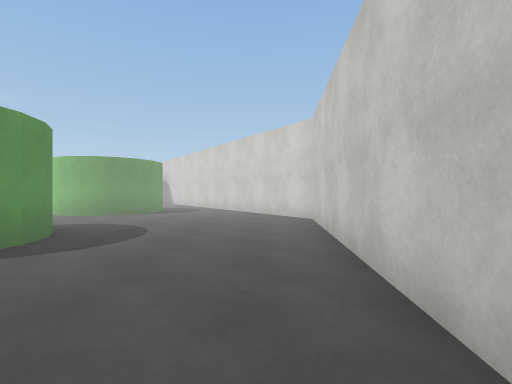
View 1 (above)

24 first-person views from a walk through a Unity game level. The camera is 1.2 m above the floor, looks level and sees 85° across. The floor is counted in squares, 2 m on a side. Each view is taken from the middle of a square. On the plan, view 1 faces up. The plan holds only what a view shows up to about 9 squares ahead; the rest is blank. The place goes on beyond the plan. Surface patterns are stand-ins for the level's own textures.

View 2
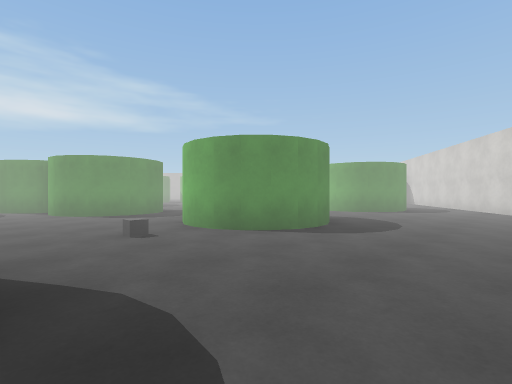

View 3
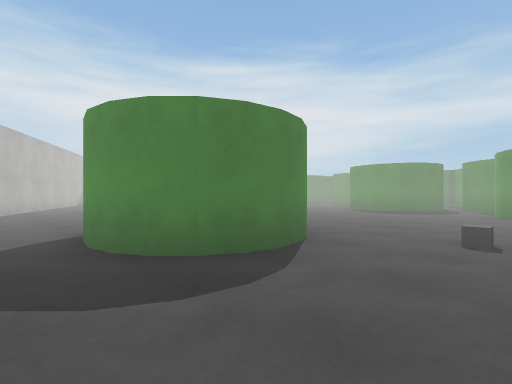

View 4
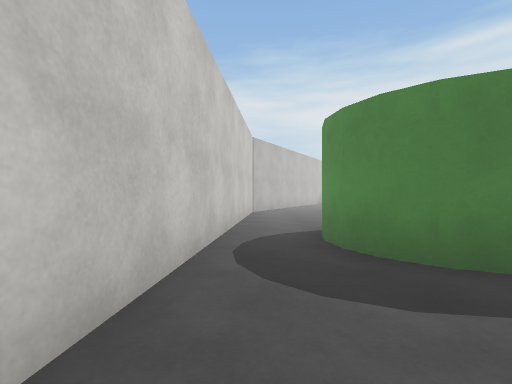

View 5
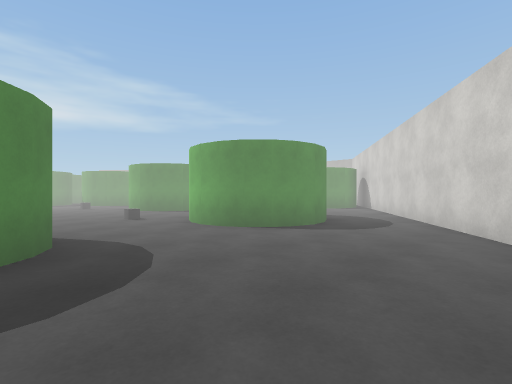

View 6
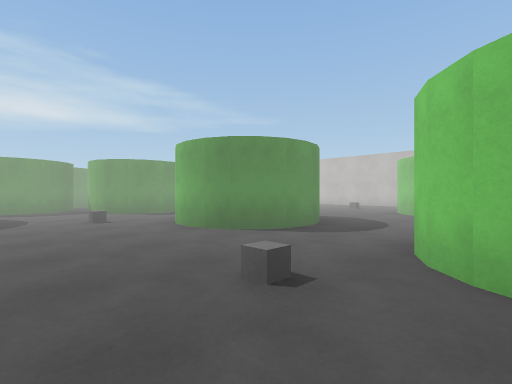

View 7
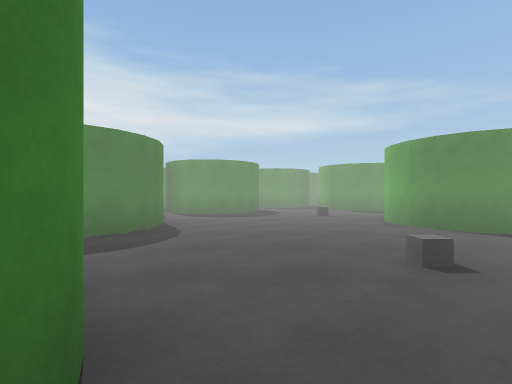

View 8
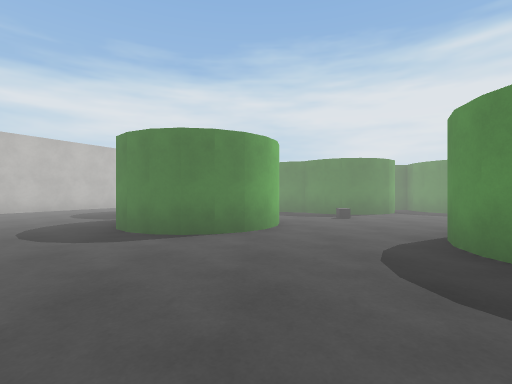

View 9
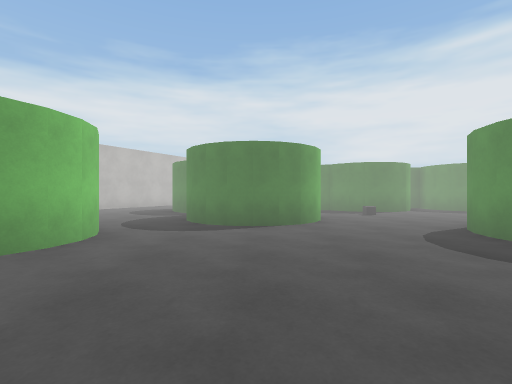

View 10
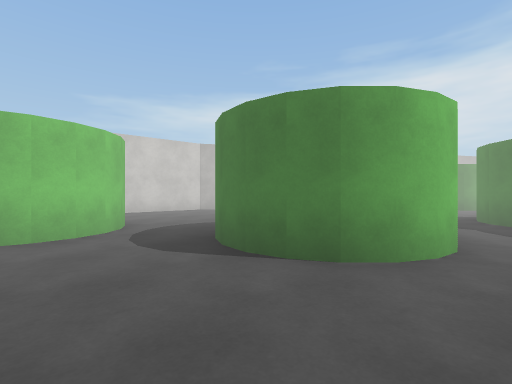

View 11
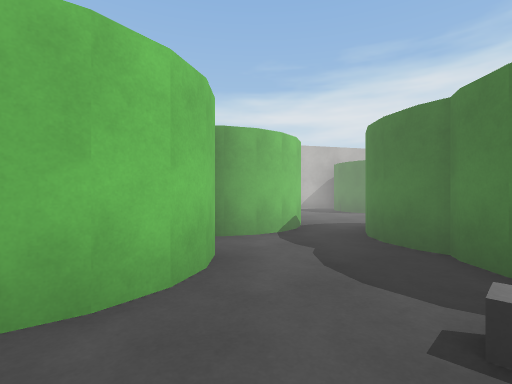

View 12
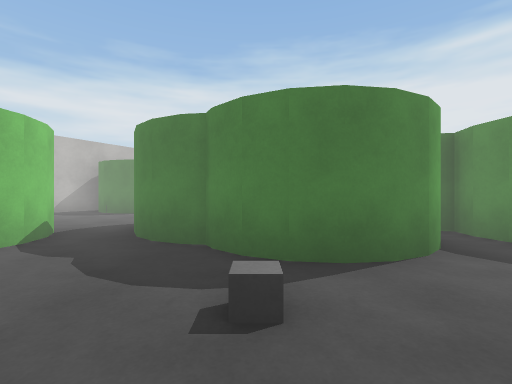

View 13
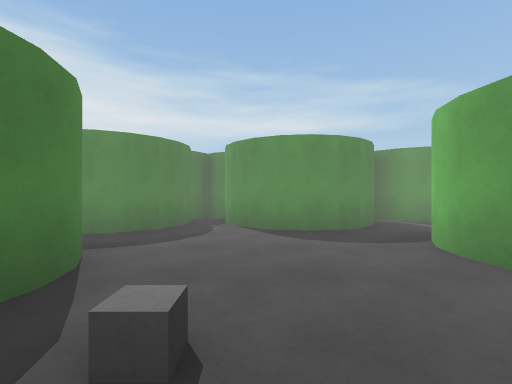

View 14
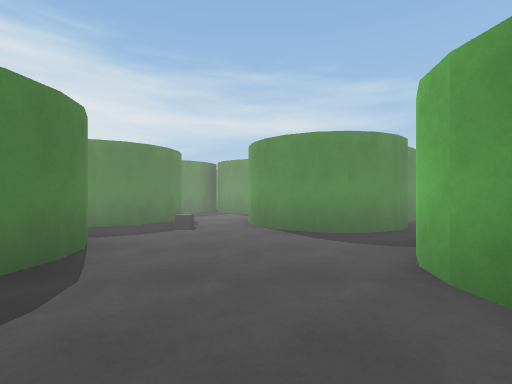

View 15
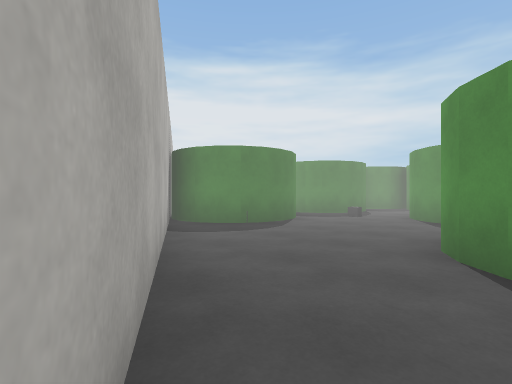

View 16
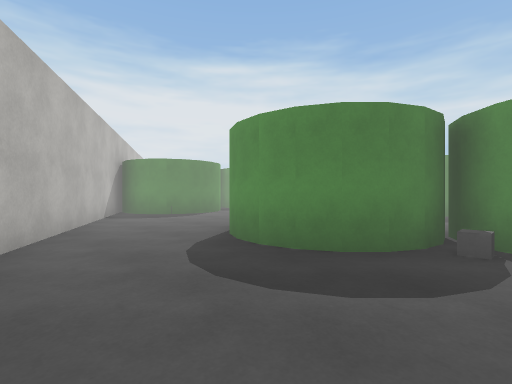

View 17
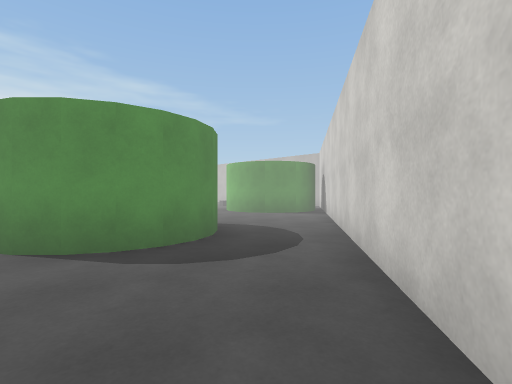

View 18
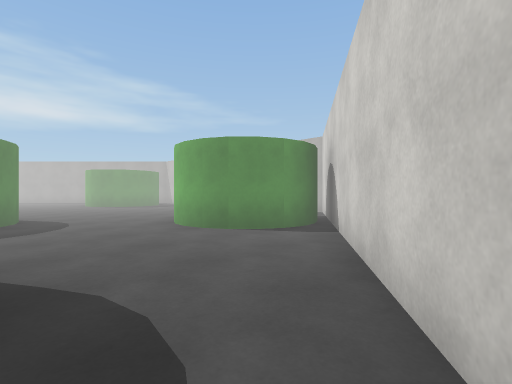

View 19
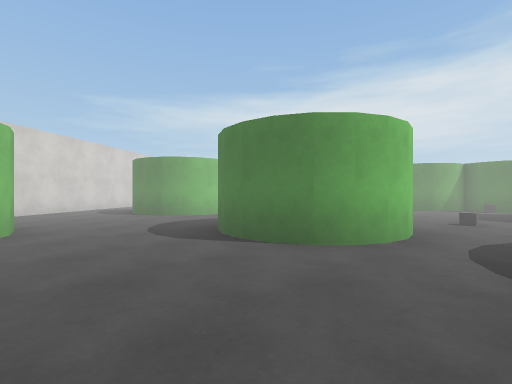

View 20
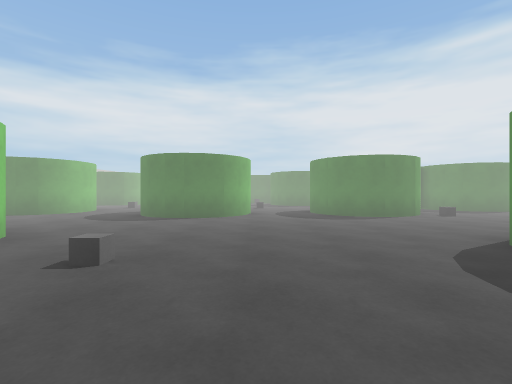

View 21
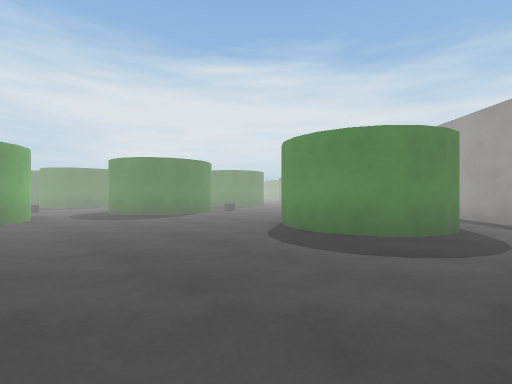

View 22
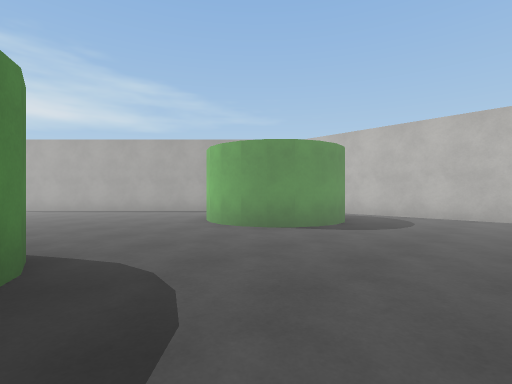

View 23
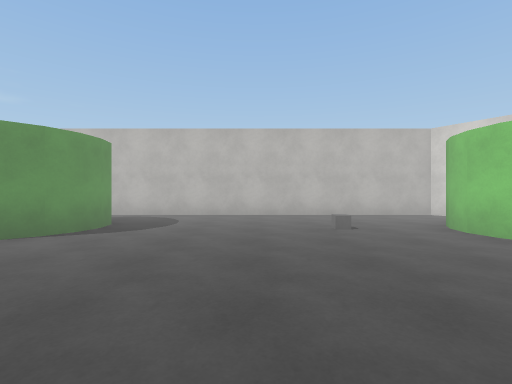

View 24
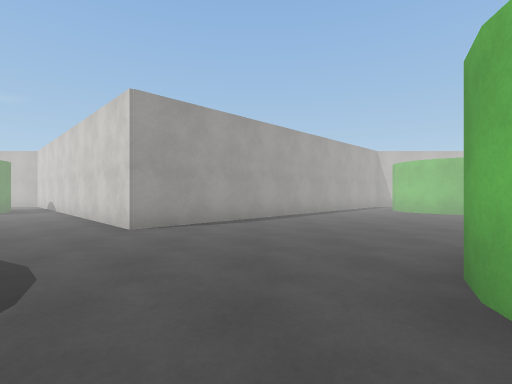

### Floor plan
Key: @ floor where view 1 was taken; # wall or solid block; . floor.
Columns run from 29 left of view 1 to 2 right of it. Each row starts with its distance up from view 1.
 18               ##########
 17            ##..........##
 16           ##. #.........#
 15 #.##     ##..###......###
 14 #..##   ##...###......#####
 13   ..## ##.............##..##
 12   ...###...................#
 11    ...#....................##
 10     ..........##...###......##
  9      .........###..###..###..#
  8       ....##..###..##...###..##
  7        ...#  #..........##....##
  6         .    ##................#
  5               ###..............#
  4                 ##......###...##
  3                  #..##. ###...#
  2                 ######..##....#
  1                   ####........#
  0                   ##.........@#
 -1                   #.......##..#
 -2                #  ##......###.#
 -3                #   #......###.#
 -4                 #.##...#......#
 -5                 #.....###.....#
 -6               ###.....###.....#
 -7               #........###....#
 -8               ###.###..###...##
 -9                 ### ##.###...#
-10                      #......##
-11                  ##.##.....##
-12                  #.........#
-13                  ####..##.##
-14                     #######

Positions as (right, up) in squares from view 1, and headings:
1: (0, 0), facing up
2: (0, -1), facing up-left
3: (0, 1), facing down-left
4: (0, 1), facing down
5: (0, 4), facing up-left
6: (-5, 5), facing up-left
7: (-4, 5), facing left
8: (-7, 0), facing down
9: (-6, 1), facing down
10: (-8, -2), facing down-right
11: (-9, -5), facing down-right
12: (-9, -5), facing down
13: (-8, -6), facing left
14: (-3, -11), facing left
15: (-1, -9), facing down-left
16: (-1, -6), facing down-left
17: (0, 7), facing up-left
18: (-2, 10), facing up-left
19: (-12, 13), facing down-right
20: (-11, 17), facing down
21: (-10, 17), facing down-left
22: (-11, 10), facing up-left
23: (-11, 10), facing up
24: (-21, 6), facing up
